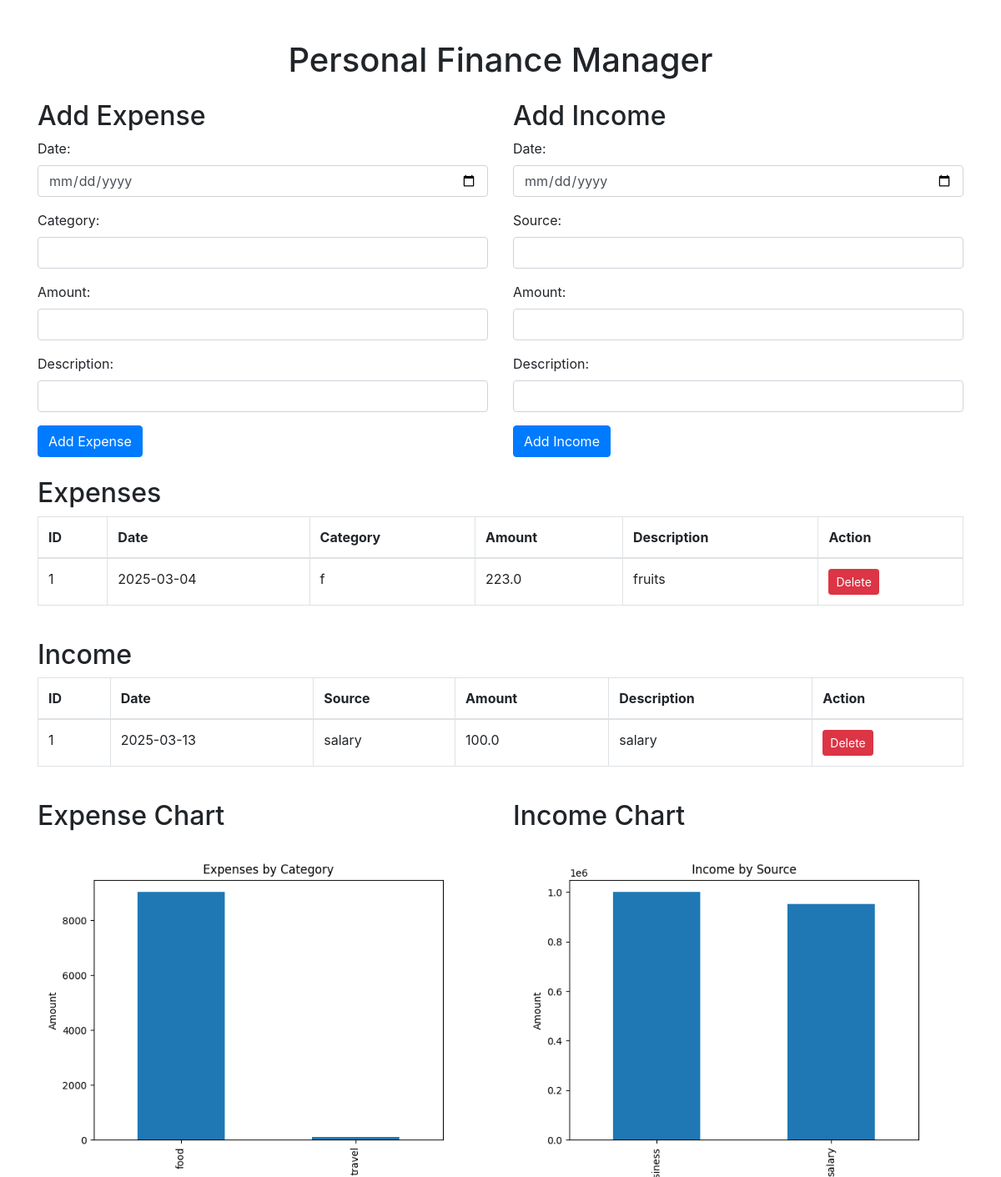
Before: / with the older database file.
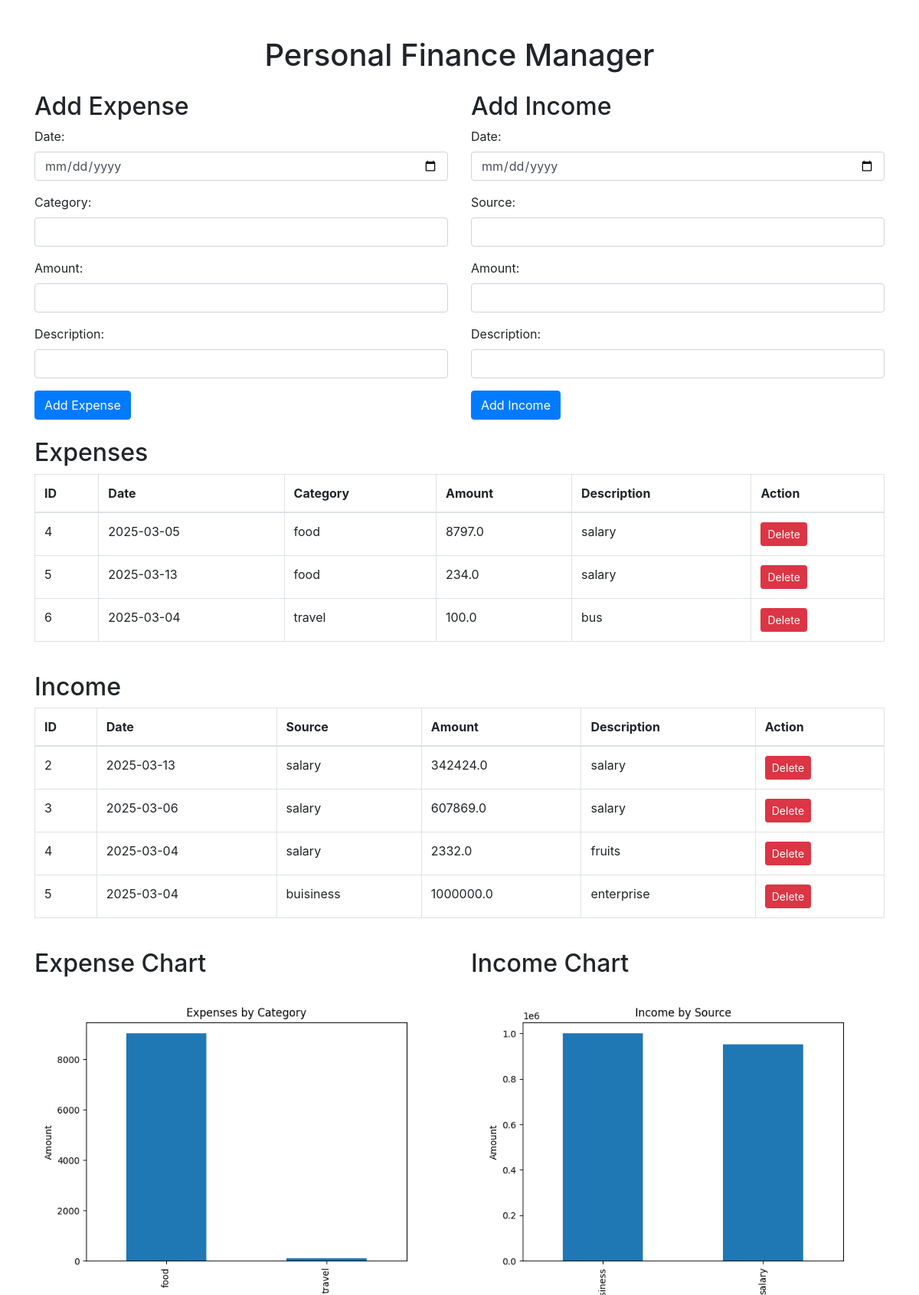
After: the same page with the newer database file.
### tables this page shows
CREATE TABLE expenses (
                id INTEGER PRIMARY KEY,
                date TEXT,
                category TEXT,
                amount REAL,
                description TEXT);

CREATE TABLE income (
                id INTEGER PRIMARY KEY,
                date TEXT,
                source TEXT,
                amount REAL,
                description TEXT);

### app.py (the view)
@app.route('/')
def index():
    generate_expense_chart()
    generate_income_chart()
    expenses = get_expenses()
    income = get_income()
    return render_template('index.html', expenses=expenses, income=income)

### app.py (called while the page is built)
def get_expenses():
    conn = sqlite3.connect('finance_manager.db')
    c = conn.cursor()
    c.execute("SELECT * FROM expenses")
    rows = c.fetchall()
    conn.close()
    return rows

def get_income():
    conn = sqlite3.connect('finance_manager.db')
    c = conn.cursor()
    c.execute("SELECT * FROM income")
    rows = c.fetchall()
    conn.close()
    return rows

def generate_expense_chart():
    expenses = get_expenses()
    df = pd.DataFrame(expenses, columns=['ID', 'Date', 'Category', 'Amount', 'Description'])
    df['Date'] = pd.to_datetime(df['Date'])
    df.set_index('Date', inplace=True)
    df.groupby('Category')['Amount'].sum().plot(kind='bar')
    plt.title('Expenses by Category')
    plt.xlabel('Category')
    plt.ylabel('Amount')
    plt.savefig('static/expense_chart.png')
    plt.close()

def generate_income_chart():
    income = get_income()
    df = pd.DataFrame(income, columns=['ID', 'Date', 'Source', 'Amount', 'Description'])
    df['Date'] = pd.to_datetime(df['Date'])
    df.set_index('Date', inplace=True)
    df.groupby('Source')['Amount'].sum().plot(kind='bar')
    plt.title('Income by Source')
    plt.xlabel('Source')
    plt.ylabel('Amount')
    plt.savefig('static/income_chart.png')
    plt.close()

### templates/index.html (shortened to what this page needs)
<!DOCTYPE html>
<html lang="en">
<head>
    <link href="https://stackpath.bootstrapcdn.com/bootstrap/4.5.2/css/bootstrap.min.css" rel="stylesheet">
</head>
<body>
    <div class="container mt-5">
        <h1 class="text-center">Personal Finance Manager</h1>
        <div class="row mt-4">
            <div class="col-md-6">
                <h2>Add Expense</h2>
                <form action="/add_expense" method="post">
                    <div class="form-group">
                        <label for="date">Date:</label>
                        <input type="date" id="date" name="date" class="form-control" required>
                    </div>
                    <div class="form-group">
                        <label for="category">Category:</label>
                        <input type="text" id="category" name="category" class="form-control" required>
                    </div>
                    <div class="form-group">
                        <label for="amount">Amount:</label>
                        <input type="number" id="amount" name="amount" class="form-control" step="0.01" required>
                    </div>
                    <div class="form-group">
                        <label for="description">Description:</label>
                        <input type="text" id="description" name="description" class="form-control">
                    </div>
                    <button type="submit" class="btn btn-primary">Add Expense</button>
                </form>
            </div>
            <div class="col-md-6">
                <h2>Add Income</h2>
                <form action="/add_income" method="post">
                    <div class="form-group">
                        <label for="date">Date:</label>
                        <input type="date" id="date" name="date" class="form-control" required>
                    </div>
                    <div class="form-group">
                        <label for="source">Source:</label>
                        <input type="text" id="source" name="source" class="form-control" required>
                    </div>
                    <div class="form-group">
                        <label for="amount">Amount:</label>
                        <input type="number" id="amount" name="amount" class="form-control" step="0.01" required>
                    </div>
                    <div class="form-group">
                        <label for="description">Description:</label>
                        <input type="text" id="description" name="description" class="form-control">
                    </div>
                    <button type="submit" class="btn btn-primary">Add Income</button>
                </form>
            </div>
        </div>
        <div class="row mt-4">
            <div class="col-md-12">
                <h2>Expenses</h2>
                <table class="table table-bordered">
                    <thead>
                        <tr>
                            <th>ID</th>
                            <th>Date</th>
                            <th>Category</th>
                            <th>Amount</th>
                            <th>Description</th>
                            <th>Action</th>
                        </tr>
                    </thead>
                    <tbody>
                        {% for expense in expenses %}
                        <tr>
                            <td>{{ expense[0] }}</td>
                            <td>{{ expense[1] }}</td>
                            <td>{{ expense[2] }}</td>
                            <td>{{ expense[3] }}</td>
                            <td>{{ expense[4] }}</td>
                            <td>
                                <form action="/delete_expense/{{ expense[0] }}" method="post" style="display:inline;">
                                    <button type="submit" class="btn btn-danger btn-sm">Delete</button>
                                </form>
                            </td>
                        </tr>
                        {% endfor %}
                    </tbody>
                </table>
            </div>
        </div>
        <div class="row mt-4">
            <div class="col-md-12">
                <h2>Income</h2>
                <table class="table table-bordered">
                    <thead>
                        <tr>
                            <th>ID</th>
                            <th>Date</th>
                            <th>Source</th>
                            <th>Amount</th>
                            <th>Description</th>
                            <th>Action</th>
                        </tr>
                    </thead>
                    <tbody>
                        {% for income in income %}
                        <tr>
                            <td>{{ income[0] }}</td>
                            <td>{{ income[1] }}</td>
                            <td>{{ income[2] }}</td>
                            <td>{{ income[3] }}</td>
                            <td>{{ income[4] }}</td>
                            <td>
                                <form action="/delete_income/{{ income[0] }}" method="post" style="display:inline;">
                                    <button type="submit" class="btn btn-danger btn-sm">Delete</button>
                                </form>
                            </td>
                        </tr>
                        {% endfor %}
                    </tbody>
                </table>
            </div>
        </div>
        <div class="row mt-4">
            <div class="col-md-6">
                <h2>Expense Chart</h2>
                <img src="{{ url_for('static', filename='expense_chart.png') }}" class="img-fluid" alt="Expense Chart">
            </div>
            <div class="col-md-6">
                <h2>Income Chart</h2>
                <img src="{{ url_for('static', filename='income_chart.png') }}" class="img-fluid" alt="Income Chart">
            </div>
        </div>
    </div>
</body>
</html>

Changed rows visible on the page:
removed expenses: id "1", date "2025-03-04", category "f", amount "223.0", description "fruits"
removed income: id "1", date "2025-03-13", source "salary", amount "100.0", description "salary"
added expenses: id "4", date "2025-03-05", category "food", amount "8797.0", description "salary"
added expenses: id "5", date "2025-03-13", category "food", amount "234.0", description "salary"
added expenses: id "6", date "2025-03-04", category "travel", amount "100.0", description "bus"
added income: id "2", date "2025-03-13", source "salary", amount "342424.0", description "salary"
added income: id "3", date "2025-03-06", source "salary", amount "607869.0", description "salary"
added income: id "4", date "2025-03-04", source "salary", amount "2332.0", description "fruits"
added income: id "5", date "2025-03-04", source "buisiness", amount "1000000.0", description "enterprise"
